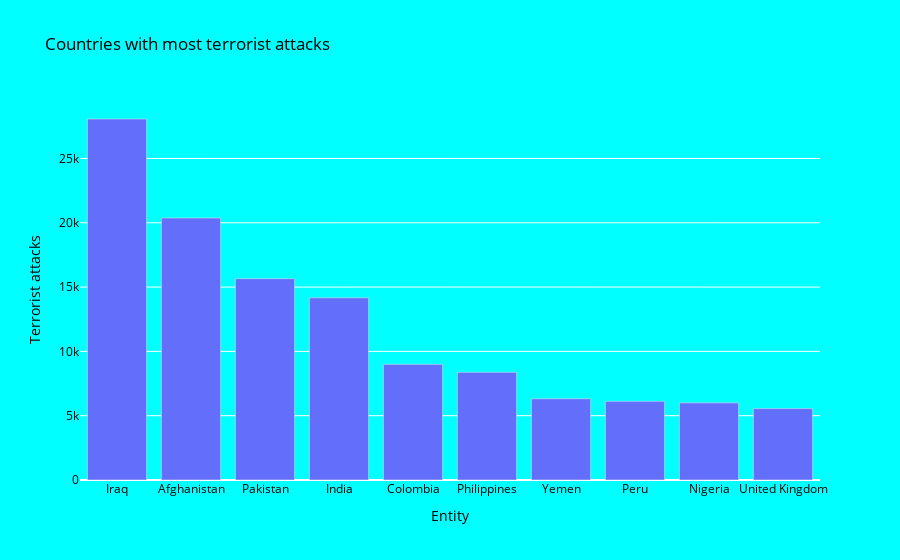

Here is the notebook cell this chart was saved with:
### Code cell
# Countries with most terrorist attacks

char_bar = df_country.groupby(['Entity'])[['Terrorist attacks']].sum().reset_index()
char_bar = char_bar.sort_values(by=("Terrorist attacks"), ascending=False)

top = char_bar.head(10)
fig = go.Figure()
fig.add_trace(go.Bar(x=top['Entity'], y=top["Terrorist attacks"]))

fig.update_layout(title='Countries with most terrorist attacks',
                          xaxis_title='Entity',
                          yaxis_title= "Terrorist attacks",
                          plot_bgcolor='#00FFFF', 
                          paper_bgcolor='#00FFFF',  
                          font=dict(color='black'))

pyo.init_notebook_mode(connected=True)
pyo.iplot(fig)

### Figure 1 — Plotly figure (JSON) as saved in the notebook; plotly's stock layout.template omitted (floating-point values rounded to 4 significant figures)
{"data": [{"type": "bar", "x": ["Iraq", "Afghanistan", "Pakistan", "India", "Colombia", "Philippines", "Yemen", "Peru", "Nigeria", "United Kingdom"], "y": [28068, 20373, 15654, 14164, 8991, 8375, 6317, 6116, 5998, 5553]}], "layout": {"font": {"color": "black"}, "paper_bgcolor": "#00FFFF", "plot_bgcolor": "#00FFFF", "title": {"text": "Countries with most terrorist attacks"}, "xaxis": {"title": {"text": "Entity"}}, "yaxis": {"title": {"text": "Terrorist attacks"}}}}
